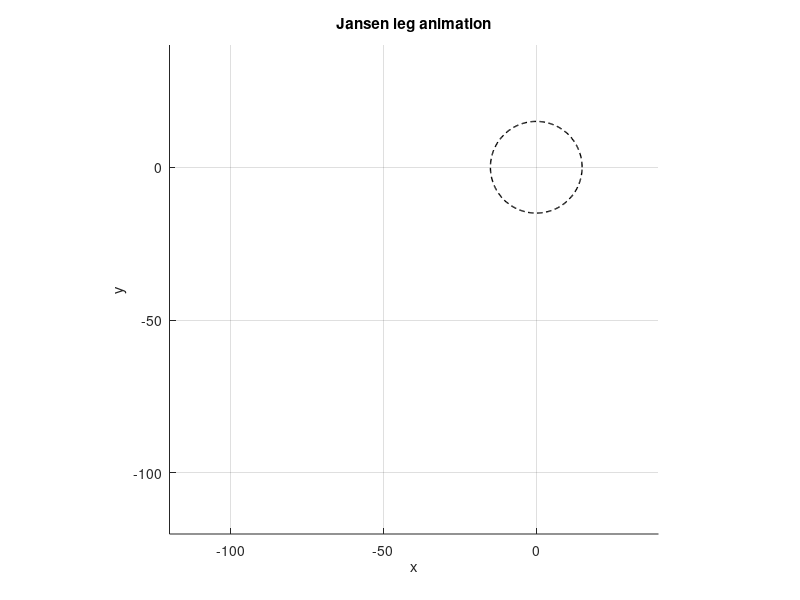

The MATLAB source for this figure: (Note: this script raises an error after producing the figure.)
function animate_leg_motion(num_frames, num_rotations, fps)
% Jansen leg animation (no dotted overlay), shows only the live foot trail
% num_frames    : frames per rotation (default 240)  ↓ fewer → faster
% num_rotations : how many crank turns to show (default 3)
% fps           : playback rate (frames per second, default 30) ↑ bigger → faster

    if nargin < 1, num_frames    = 240; end
    if nargin < 2, num_rotations = 3;   end
    if nargin < 3, fps           = 120;  end
    pause_per_frame = 1 / fps;           % set to 0 for fastest possible

    % params + seed guess
    leg_params = build_leg_params();
    Vguess = [ ...
         0;  50;   -50;   0;   -50;  50; ...
       -100;   0;  -100; -50;   -50; -50;  -50; -100 ];

    % timeline over all rotations
    thetas = linspace(0, 2*pi*num_rotations, num_frames*num_rotations);

    % figure and static elements
    L  = leg_params.link_to_vertex_list;
    c0 = leg_params.vertex_pos0(:)';  R = leg_params.crank_length;

    clf; 
    fig1 = figure;
    hold on; axis equal; grid on;
    xlabel('x'); ylabel('y');
    title('Jansen leg animation');
    axis([-120 40 -120 40]);

    tt = linspace(0, 2*pi, 256);
    plot(c0(1)+R*cos(tt), c0(2)+R*sin(tt), 'k--', 'LineWidth', 1); % crank circle

    % graphics handles
    hLinks  = gobjects(size(L,1),1);
    for i = 1:size(L,1)
        hLinks(i) = plot([0 0],[0 0],'k-','LineWidth',2);
    end
    hVerts  = plot(0,0,'ro','MarkerFaceColor','r','MarkerSize',6);
    hCrankR = plot([0 0],[0 0],'k-','LineWidth',1.5);
    hArrow  = quiver(0,0,0,0,0,'Color',[0.1 0.4 1],'LineWidth',1.5,'MaxHeadSize',2);

    % live foot trail only (no dotted overlay)
    hTrail = plot(nan,nan,'b-','LineWidth',1.4);
    trail_x = nan(1, num_frames);
    trail_y = nan(1, num_frames);
    trail_k = 0;
    tip_ix = 7;

    

    mypath = 'C:\Users\jvasquez\github\appliedmathassignment2\';
    fname='strandbeest_animation.avi';
    input_fname = [mypath, fname];
    writerObj = VideoWriter(input_fname);
    open(writerObj);

    current_frame = getframe(fig1);
    writeVideo(writerObj,current_frame);
    for k = 1:numel(thetas)
        th = thetas(k);

        % reset trail at the start of each rotation
        if mod(th, 2*pi) < (2*pi/num_frames)
            trail_k = 0;
            set(hTrail, 'XData', nan, 'YData', nan);
        end

        % solve linkage + draw
        V  = compute_coords(Vguess, leg_params, th);
        Vm = column_to_matrix(V);

        for i = 1:size(L,1)
            a = L(i,1); b = L(i,2);
            set(hLinks(i), 'XData', [Vm(a,1) Vm(b,1)], 'YData', [Vm(a,2) Vm(b,2)]);
        end
        set(hVerts, 'XData', Vm(:,1), 'YData', Vm(:,2));
        set(hCrankR, 'XData', [c0(1) c0(1)+R*cos(th)], 'YData', [c0(2) c0(2)+R*sin(th)]);

        % velocity arrow at foot tip
        dVdth = compute_velocities(V, leg_params, th);
        x_tip = V(2*tip_ix-1); y_tip = V(2*tip_ix);
        vx    = dVdth(2*tip_ix-1); vy = dVdth(2*tip_ix);
        set(hArrow, 'XData', x_tip, 'YData', y_tip, 'UData', 0.4*vx, 'VData', 0.4*vy);

        % update live trail
        trail_k = trail_k + 1;
        if trail_k <= num_frames
            trail_x(trail_k) = x_tip; trail_y(trail_k) = y_tip;
            set(hTrail, 'XData', trail_x(1:trail_k), 'YData', trail_y(1:trail_k));
        end

        drawnow;
        current_frame = getframe(fig1);
        writeVideo(writerObj, current_frame)
        pause(pause_per_frame);
    end
    close(writerObj)
end

%% HELPER FUNCTIONS from day 7 and 9 (6 7)

function leg = build_leg_params()
    leg = struct();
    leg.num_vertices = 7;
    leg.num_linkages = 10;

    % link-to-vertex list (rows: [va vb]) 
    leg.link_to_vertex_list = [ ...
        1 3;  % 1
        3 4;  % 2
        2 3;  % 3
        2 4;  % 4
        4 5;  % 5
        2 6;  % 6
        1 6;  % 7
        5 6;  % 8
        5 7;  % 9
        6 7]; % 10

    % link lengths (same order as above)
    leg.link_lengths = [50.0; 55.8; 41.5; 40.1; 39.4; 39.3; 61.9; 36.7; 65.7; 49.0];

    % additional constraints
    leg.crank_length = 15.0;            % radius for vertex 1 around center
    leg.vertex_pos0  = [0; 0];          % crank center
    leg.vertex_pos2  = [-38.0; -7.8];   % fixed vertex 2
end

function Vmat = column_to_matrix(Vcol)
    Vmat = [Vcol(1:2:end), Vcol(2:2:end)];
end

function Vcol = matrix_to_column(Vmat)
    Vcol = Vmat.'; Vcol = Vcol(:);
end

function err = linkage_error_func(V, leg, theta)
    err = [length_error_func(V, leg); fixed_coord_error_func(V, leg, theta)];
end

function len_err = length_error_func(Vcol, leg)
    V = column_to_matrix(Vcol);
    L = leg.link_to_vertex_list; d = leg.link_lengths(:);
    m = size(L,1); len_err = zeros(m,1);
    for i = 1:m
        a = L(i,1); b = L(i,2);
        dx = V(b,1)-V(a,1); dy = V(b,2)-V(a,2);
        len_err(i) = dx*dx + dy*dy - d(i)^2;
    end
end

function ce = fixed_coord_error_func(Vcol, leg, theta)
    V = column_to_matrix(Vcol);
    x1y1_t = leg.vertex_pos0 + leg.crank_length*[cos(theta); sin(theta)];
    x2y2_t = leg.vertex_pos2;
    ce = [V(1,1)-x1y1_t(1); V(1,2)-x1y1_t(2); V(2,1)-x2y2_t(1); V(2,2)-x2y2_t(2)];
end

function J = approximate_jacobian(FUN, X)
    h = 1e-6; n = numel(X);
    F0 = FUN(X); m = numel(F0);
    J = zeros(m,n);
    for i = 1:n
        e = zeros(n,1); e(i) = h/2;
        J(:,i) = (FUN(X+e) - FUN(X-e))/h;
    end
end

function [root, it, flag] = multi_newton_solver(F, x0, Ath, Bth, maxit, numdiff)
    x = x0; it = 0; flag = 0;
    r = F(x);

    while norm(r) > Bth && it < maxit
        if numdiff == 2
            try
                [r,J] = F(x); %ok
            catch
                r = F(x);
                J = approximate_jacobian(F,x);
            end
        else
            J = approximate_jacobian(F,x);
        end

        if abs(det(J*J')) < eps, flag = -2; return, end

        s = -J\r;
        xnew = x + s;

        if norm(xnew-x) < Ath, x = xnew; flag = 1; break, end

        x = xnew; r = F(x); it = it+1;
    end

    if norm(r) <= Bth, flag = 1; end
    root = x;
end

function [Vroot, flag, resnorm] = compute_coords(Vguess, leg, theta)
    fun = @(V) linkage_error_func(V, leg, theta);

    % slightly relaxed thresholds + more iters for stubborn angles
    [Vroot, ~, flag] = multi_newton_solver(fun, Vguess, 1e-12, 1e-12, 300, 1);

    resnorm = norm(fun(Vroot));
    if flag ~= 1 && resnorm < 1e-8
        flag = 1; % accept near-zero residuals without printing
    end
end

function dVdtheta = compute_velocities(V, leg, theta)
% theta-derivatives of all 14 coordinates via linear system 
    Jlen = approximate_jacobian(@(X) length_error_func(X,leg), V);
    r = leg.crank_length;
    dx1 = -r*sin(theta); dy1 = r*cos(theta);
    dx2 = 0; dy2 = 0;
    M = [eye(4), zeros(4,10); Jlen];
    B = [dx1; dy1; dx2; dy2; zeros(10,1)];
    dVdtheta = M\B;
end


% SUMMARY OF WHAT THIS CODE DOES (6 7)
% 1) built leg parameters for the Jansen linkage from the handout
%    link to vertex list
%    link lengths
%    fixed crank center and vertex 2
%    crank radius for vertex 1

% 2) accepted runtime controls from function inputs
%    num_frames frames per rotation   fewer → faster
%    num_rotations how many full turns to show
%    fps playback rate in frames per second   bigger → faster
%    pause_per_frame = 1/fps sets the delay between frames

% 3) created a timeline of crank angles
%    thetas spans 0 to 2π times num_rotations with num_frames per rotation

% 4) prepared the figure once
%    fixed axes and grid
%    drew the static crank circle for reference
%    preallocated graphics handles for links vertices crank arm velocity arrow and live trail
%    preallocation avoids recreating graphics each frame and keeps animation smooth

% 5) per frame logic
%    a) reset the live foot trail at the start of each rotation so one clean loop shows
%    b) solved the linkage constraints at angle th using compute_coords
%       compute_coords wraps multidimensional Newton with a numerical Jacobian
%       termination uses small step size threshold and small residual threshold
%       jacobian safeguard avoids singular or near singular systems
%    c) updated link segments using the link to vertex list
%    d) updated vertex markers and the current crank radius line
%    e) computed dV/dθ using compute_velocities
%       assembled matrix M = [I(4) 0 ; J_length] and right hand side B for the fixed coords
%       solved M * dVdθ = B to get coordinate derivatives with respect to θ
%    f) drew a velocity arrow at the foot tip   scaled by 0.4 for visibility
%    g) extended the live trail with the current foot tip position
%    h) advanced the frame with drawnow and a pause of 1/fps seconds

% 6) helper functions summary
%    build_leg_params packs all constants for the linkage
%    column_to_matrix and matrix_to_column convert between [x1;y1;...;xN;yN] and [x y] rows
%    length_error_func enforces squared distance of each link equals d_i^2
%    fixed_coord_error_func enforces vertex 1 on crank circle and vertex 2 fixed in space
%    linkage_error_func concatenates the two error vectors for Newton
%    approximate_jacobian builds a centered finite difference Jacobian
%    multi_newton_solver runs Newton with numerical J and simple safeguards
%    compute_coords calls Newton and returns the vertex vector at a given θ
%    compute_velocities builds and solves the linear system for dV/dθ

% 7) how to change speed or smoothness
%    increase fps to speed playback   example animate_leg_motion(240,3,120)
%    decrease fps to slow playback   example animate_leg_motion(240,3,30)
%    reduce num_frames to compute fewer Newton solves per rotation and run faster
%    increase num_frames to make motion smoother at the cost of more solves

% 8) how to change arrow look
%    change the 0.4 scale factor in the quiver update for longer or shorter arrows
%    change color or linewidth in the quiver call if desired

% 9) typical troubleshooting
%    if Newton prints warnings occasionally but the animation looks stable   tolerances are just strict
%    if a frame looks jumpy   lower fps or increase num_frames
%    if the arrow looks too noisy   increase num_frames or reduce the quiver scale

